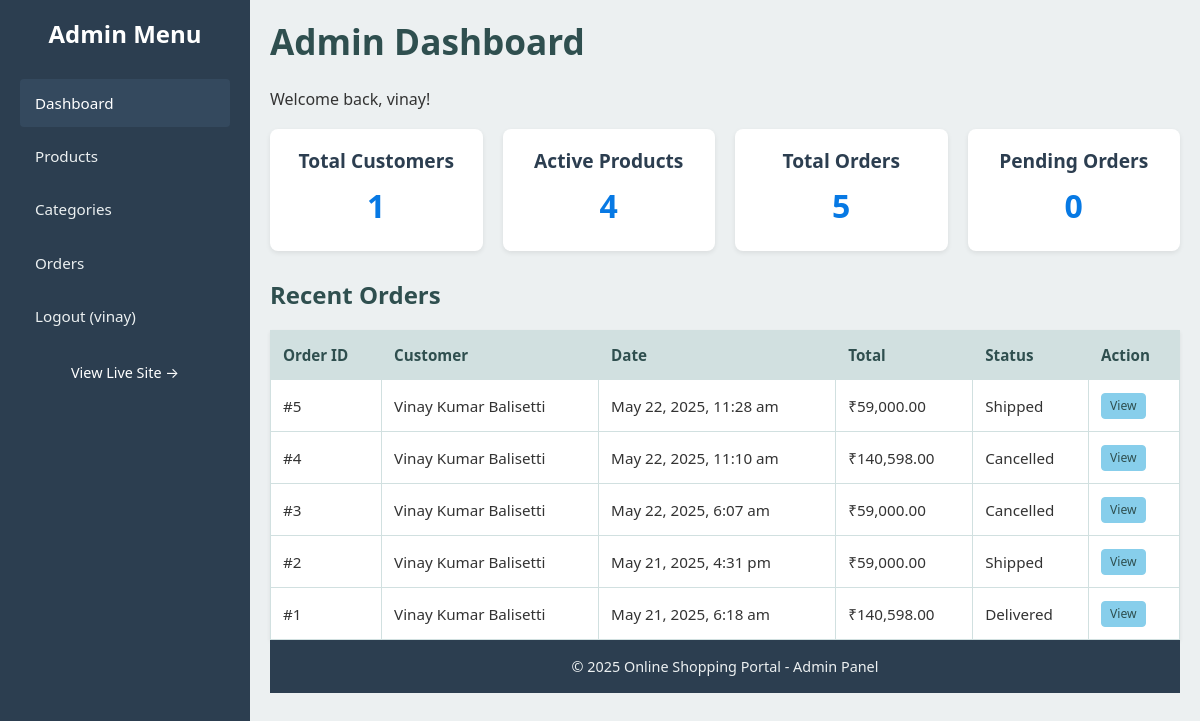
/admin/dashboard.php (signed in), run on the app's committed database.
### tables this page shows
CREATE TABLE `orders` (
  `OrderID` int(11) NOT NULL,
  `UserID` int(11) NOT NULL,
  `OrderDate` timestamp NOT NULL DEFAULT current_timestamp(),
  `TotalAmount` decimal(10,2) NOT NULL,
  `ShippingAddressID` int(11) NOT NULL,
  `OrderStatus` varchar(50) DEFAULT 'Pending',
  `PaymentMethod` varchar(50) DEFAULT 'Simulated COD',
  `PaymentStatus` varchar(50) DEFAULT 'Pending',
  `TrackingNumber` varchar(100) DEFAULT NULL
);

CREATE TABLE `users` (
  `UserID` int(11) NOT NULL,
  `FirstName` varchar(100) NOT NULL,
  `LastName` varchar(100) NOT NULL,
  `Email` varchar(255) NOT NULL,
  `PasswordHash` varchar(255) NOT NULL,
  `ContactNumber` varchar(20) DEFAULT NULL,
  `RegistrationDate` timestamp NOT NULL DEFAULT current_timestamp()
);

### config.php (called while the page is built, shortened)
<?php
function is_admin_logged_in() {
    return isset($_SESSION['admin_id']) && isset($_SESSION['admin_username']);
}
?>

### admin/dashboard.php (the view, shortened to what this page needs)
<?php
require_once __DIR__ . '/../config.php';
require_once 'admin_header.php';
$sql_users = "SELECT COUNT(UserID) as total_users FROM users";
$res_users = mysqli_query($conn, $sql_users);
$total_users = ($res_users && mysqli_num_rows($res_users) > 0) ? mysqli_fetch_assoc($res_users)['total_users'] : 0;
$sql_products = "SELECT COUNT(ProductID) as total_products FROM products WHERE IsActive = TRUE";
$res_products = mysqli_query($conn, $sql_products);
$total_products = ($res_products && mysqli_num_rows($res_products) > 0) ? mysqli_fetch_assoc($res_products)['total_products'] : 0;
$sql_orders = "SELECT COUNT(OrderID) as total_orders FROM orders";
$res_orders = mysqli_query($conn, $sql_orders);
$total_orders = ($res_orders && mysqli_num_rows($res_orders) > 0) ? mysqli_fetch_assoc($res_orders)['total_orders'] : 0;
$sql_pending_orders = "SELECT COUNT(OrderID) as pending_orders FROM orders WHERE OrderStatus = 'Pending'";
$res_pending_orders = mysqli_query($conn, $sql_pending_orders);
$pending_orders = ($res_pending_orders && mysqli_num_rows($res_pending_orders) > 0) ? mysqli_fetch_assoc($res_pending_orders)['pending_orders'] : 0;
$recent_orders = [];
$sql_recent = "SELECT o.OrderID, u.FirstName, u.LastName, o.OrderDate, o.TotalAmount, o.OrderStatus
               FROM orders o
               JOIN users u ON o.UserID = u.UserID
               ORDER BY o.OrderDate DESC LIMIT 5";
$res_recent = mysqli_query($conn, $sql_recent);
if ($res_recent) {
    while ($row = mysqli_fetch_assoc($res_recent)) {
        $recent_orders[] = $row;
    }
}
?>
<h1>Admin Dashboard</h1>
<p>Welcome back, <?php echo htmlspecialchars($_SESSION['admin_username']); ?>!</p>
<div class="admin-dashboard-stats">
    <div class="stat-card"><h4>Total Customers</h4><p><?php echo $total_users; ?></p></div>
    <div class="stat-card"><h4>Active Products</h4><p><?php echo $total_products; ?></p></div>
    <div class="stat-card"><h4>Total Orders</h4><p><?php echo $total_orders; ?></p></div>
    <div class="stat-card"><h4>Pending Orders</h4><p><?php echo $pending_orders; ?></p></div>
</div>
<h3>Recent Orders</h3>
<?php if (!empty($recent_orders)): ?>
<table class="admin-table">
    <thead>
        <tr><th>Order ID</th><th>Customer</th><th>Date</th><th>Total</th><th>Status</th><th>Action</th></tr>
    </thead>
    <tbody>
        <?php foreach ($recent_orders as $order): ?>
        <tr>
            <td>#<?php echo $order['OrderID']; ?></td>
            <td><?php echo htmlspecialchars($order['FirstName'] . ' ' . $order['LastName']); ?></td>
            <td><?php echo date("M j, Y, g:i a", strtotime($order['OrderDate'])); ?></td>
            <td>₹<?php echo number_format($order['TotalAmount'], 2); ?></td>
            <td><?php echo htmlspecialchars($order['OrderStatus']); ?></td>
            <td><a href="<?php echo BASE_URL; ?>admin/manage_orders.php?view_order_id=<?php echo $order['OrderID']; ?>" class="btn btn-secondary" style="font-size:0.8em; padding:3px 8px;">View</a></td>
        </tr>
        <?php endforeach; ?>
    </tbody>
</table>
<?php else: ?>
<p class="message-info">No recent orders found.</p>
<?php endif; ?>
<?php
require_once 'admin_footer.php';
?>

### admin/admin_header.php (shortened to what this page needs)
<?php
require_once __DIR__ . '/../config.php';
?>
<!DOCTYPE html>
<html lang="en">
<head>
    <link rel="stylesheet" href="<?php echo BASE_URL; ?>style.css">
</head>
<body>
    <?php if (is_admin_logged_in()): ?>
    <div class="admin-container-wrapper">
        <aside class="admin-sidebar">
            <h2>Admin Menu</h2>
            <ul>
                <li><a href="<?php echo BASE_URL; ?>admin/dashboard.php" class="<?php echo (basename($_SERVER['PHP_SELF']) == 'dashboard.php' ? 'active' : ''); ?>">Dashboard</a></li>
                <li><a href="<?php echo BASE_URL; ?>admin/manage_products.php" class="<?php echo (basename($_SERVER['PHP_SELF']) == 'manage_products.php' ? 'active' : ''); ?>">Products</a></li>
                <li><a href="<?php echo BASE_URL; ?>admin/manage_categories.php" class="<?php echo (basename($_SERVER['PHP_SELF']) == 'manage_categories.php' ? 'active' : ''); ?>">Categories</a></li>
                <li><a href="<?php echo BASE_URL; ?>admin/manage_orders.php" class="<?php echo (basename($_SERVER['PHP_SELF']) == 'manage_orders.php' ? 'active' : ''); ?>">Orders</a></li>
                <li><a href="<?php echo BASE_URL; ?>admin/logout.php">Logout (<?php echo htmlspecialchars($_SESSION['admin_username'] ?? 'Admin'); ?>)</a></li>
            </ul>
            <p style="text-align:center; margin-top:20px;"><a href="<?php echo BASE_URL; ?>" target="_blank" style="color:#fff; font-size:0.9em;">View Live Site &rarr;</a></p>
        </aside>
        <main class="admin-main-content">
    <?php else: ?>
    <?php endif; ?>

### admin/admin_footer.php (shortened to what this page needs)
    <?php if (is_admin_logged_in()): ?>
    <footer class="admin-footer">
        <p>&copy; <?php echo date("Y"); ?> Online Shopping Portal - Admin Panel</p>
    </footer>
    <?php else: ?>
    <footer class="admin-footer admin-footer-login">
        <p>&copy; <?php echo date("Y"); ?> Online Shopping Portal - Admin Login</p>
    </footer>
    <?php endif; ?>
</body>
</html>

### style.css (style rules this page uses)
:root { --primary-color: #006994; --primary-color-dark: #004D6B; --secondary-color: #87CEEB; --secondary-color-dark: #6A9FB5; --accent-color: #FFD700; --accent-color-dark: #E6C200; --light-gray: #F0F8FF; --medium-gray: #D1E0E0; --dark-gray: #2F4F4F; --success-color: #3CB371; --success-color-dark: #2E8B57; --danger-color: #CD5C5C; --danger-color-dark: #B22222; --warning-color: #FFA500; --info-color: #4682B4; --white: #FFFFFF; --black: #1C1C1C; --border-color: var(--medium-gray); --text-color: #333333; --link-color: var(--primary-color); --font-family-sans-serif: system-ui, -apple-system, "Segoe UI", Roboto, "Helvetica Neue", Arial, "Noto Sans", "Liberation Sans", sans-serif, "Apple Color Emoji", "Segoe UI Emoji", "Segoe UI Symbol", "Noto Color Emoji"; --box-shadow-sm: 0 .125rem .25rem rgba(0, 0, 0, .075); --box-shadow: 0 .5rem 1rem rgba(0, 0, 0, .15); --border-radius: .25rem; --border-radius-lg: .3rem; --border-radius-pill: 50rem; }
*, *::before, *::after { box-sizing: border-box; }
body { font-family: var(--font-family-sans-serif); margin: 0; padding: 0; background-color: var(--light-gray); color: var(--text-color); line-height: 1.6; display: flex; flex-direction: column; min-height: 100vh; }
main { flex-grow: 1; padding-top: 20px; padding-bottom: 40px; }
h1, h2, h3, h4, h5, h6 { margin-top: 0; margin-bottom: 0.5rem; font-weight: 600; line-height: 1.2; color: var(--dark-gray); }
h1 { font-size: 2.2rem; }
h2 { font-size: 1.8rem; }
h3 { font-size: 1.5rem; }
h4 { font-size: 1.2rem; }
p { margin-top: 0; margin-bottom: 1rem; }
a { color: var(--link-color); text-decoration: none; }
.btn, .button-primary, button { display: inline-block; font-weight: 400; color: var(--white); text-align: center; vertical-align: middle; cursor: pointer; user-select: none; background-color: var(--primary-color); border: 1px solid var(--primary-color); padding: .375rem .75rem; font-size: 1rem; line-height: 1.5; border-radius: var(--border-radius); text-decoration: none; }
.btn-secondary, .button-secondary { background-color: var(--secondary-color); border-color: var(--secondary-color); color: var(--dark-gray); }
.cart-table, .admin-table { width: 100%; border-collapse: collapse; margin-top: 20px; background-color: var(--white); box-shadow: var(--box-shadow-sm); font-size: 0.95em; }
.cart-table th, .cart-table td, .admin-table th, .admin-table td { border: 1px solid var(--border-color); padding: .75rem; text-align: left; vertical-align: middle; }
.cart-table th, .admin-table th { background-color: var(--medium-gray); font-weight: 600; color: var(--dark-gray); }
footer { background-color: var(--dark-gray); color: var(--light-gray); padding: 20px 0; margin-top: auto; font-size: 0.9em; flex-shrink: 0; }
footer p { text-align: center; margin-bottom: 0; }
.admin-container-wrapper { flex: 1 0 auto; display: flex; }
.admin-sidebar { width: 240px; background: var(--dark-gray); color: var(--light-gray); padding: 20px 15px; flex-shrink: 0; min-height: 100%; }
.admin-sidebar h2 { text-align: center; margin-bottom: 25px; color: var(--white); font-size: 1.5em; }
.admin-sidebar ul li a { display: block; padding: 10px 15px; color: var(--medium-gray); border-radius: var(--border-radius); margin-bottom: 6px; font-size: 0.95em; }
.admin-main-content { flex-grow: 1; padding: 25px; background-color: var(--light-gray); }
.admin-main-content h1, .admin-main-content h2 { color: var(--dark-gray); margin-bottom: 25px; }
.admin-table th { background-color: var(--medium-gray); color: var(--dark-gray); }
.admin-table tr:nth-child(even) { background-color: var(--white); }

### data on the page
orders: OrderID "5", UserID.LastName "Vinay Kumar Balisetti", OrderDate "May 22, 2025, 11:28 am", TotalAmount "59,000.00", OrderStatus "Shipped"
orders: OrderID "4", UserID.LastName "Vinay Kumar Balisetti", OrderDate "May 22, 2025, 11:10 am", TotalAmount "140,598.00", OrderStatus "Cancelled"
orders: OrderID "3", UserID.LastName "Vinay Kumar Balisetti", OrderDate "May 22, 2025, 6:07 am", TotalAmount "59,000.00", OrderStatus "Cancelled"
orders: OrderID "2", UserID.LastName "Vinay Kumar Balisetti", OrderDate "May 21, 2025, 4:31 pm", TotalAmount "59,000.00", OrderStatus "Shipped"
orders: OrderID "1", UserID.LastName "Vinay Kumar Balisetti", OrderDate "May 21, 2025, 6:18 am", TotalAmount "140,598.00", OrderStatus "Delivered"

### other printed values
$_SESSION['admin_username'] "vinay"
$total_users "1"
$total_products "4"
$total_orders "5"
$pending_orders "0"
